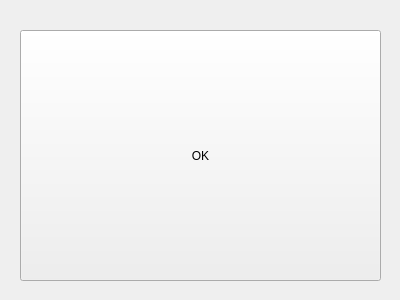
<?xml version="1.0" encoding="UTF-8"?>
<ui version="4.0">
 <class>Form</class>
 <widget class="QWidget" name="Form">
  <property name="geometry">
   <rect>
    <x>0</x>
    <y>0</y>
    <width>400</width>
    <height>300</height>
   </rect>
  </property>
  <property name="windowTitle">
   <string>Form</string>
  </property>
  <widget class="QPushButton" name="pushButton">
   <property name="geometry">
    <rect>
     <x>20</x>
     <y>30</y>
     <width>361</width>
     <height>251</height>
    </rect>
   </property>
   <property name="text">
    <string>OK</string>
   </property>
  </widget>
 </widget>
 <resources/>
 <connections/>
</ui>
